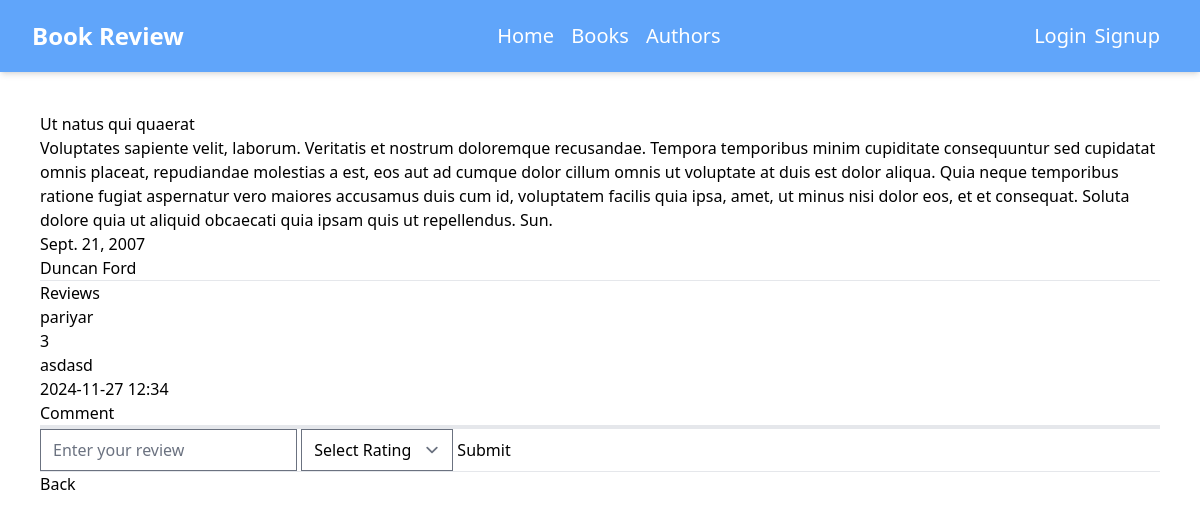
Before: /book_details/6 with the older database file.
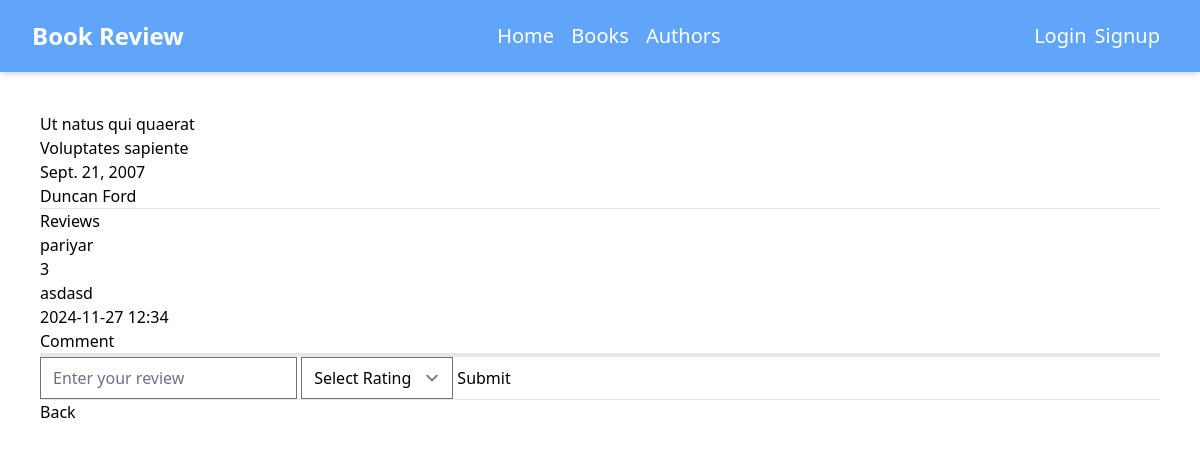
After: the same page with the newer database file.
### BookReview/models.py (models this page shows, shortened)
class Book(models.Model):
    title = models.CharField(max_length=200)
    author = models.ForeignKey(Author, on_delete=models.CASCADE, related_name='books')
    description = models.TextField(blank=True)
    published_date = models.DateField(null=True, blank=True)
    cover_image = models.ImageField(
        upload_to='book_covers/',
        null=True,
        blank=True
    )
    created_at = models.DateTimeField(auto_now_add=True)
    updated_at = models.DateTimeField(auto_now=True)

class Author(models.Model):
    name = models.CharField(max_length=150)
    bio = models.TextField(blank=True)
    profile_picture = models.ImageField(
        upload_to='author_profiles/',
        null=True,
        blank=True
    )
    created_at = models.DateTimeField(auto_now_add=True)
    updated_at = models.DateTimeField(auto_now=True)

### BookReview/views.py (the view)
# urls.py: path("book_details/<int:book_id>", book_details, name="book_details" ),
def book_details(request, book_id):
    book = Book.objects.get(id=book_id)
    reviews = book.reviews.all()
    review_ratings = Review.RATING_CHOICES
    context = {"book": book, "reviews": reviews, "review_ratings": review_ratings}
    return render(request, "books/book_details.html", context)

### BookReview/templates/books/book_details.html (shortened to what this page needs)
{% extends "base.html" %}
{% block content %}
  <div>
    <p>{{ book.title }}</p>
    <p>{{ book.description }}</p>
    <p>{{ book.published_date }}</p>
    <p>{{ book.author.name }}</p>
    <hr />
    {% include "reviews/review_list.html" %}
    <hr />
    {% include "reviews/add_review.html" %}
    <hr />
    <button>
      <a href="{% url 'index' %}">Back</a>
    </button>
  </div>
{% endblock content %}

Changed rows visible on the page:
changed Book "Ut natus qui quaerat": description "Voluptates sapiente velit, laborum. Veritatis et nostrum doloremque recusandae. Tempora temporibus minim cupiditate consequuntur sed cupidatat omnis placeat, repudiandae molestias a est, eos aut ad cumque dolor cillum omnis ut voluptate at duis est dolor aliqua. Quia neque temporibus ratione fugiat aspernatur vero maiores accusamus duis cum id, voluptatem facilis quia ipsa, amet, ut minus nisi dolor eos, et et consequat. Soluta dolore quia ut aliquid obcaecati quia ipsam quis ut repellendus. Sun." → "Voluptates sapiente"
